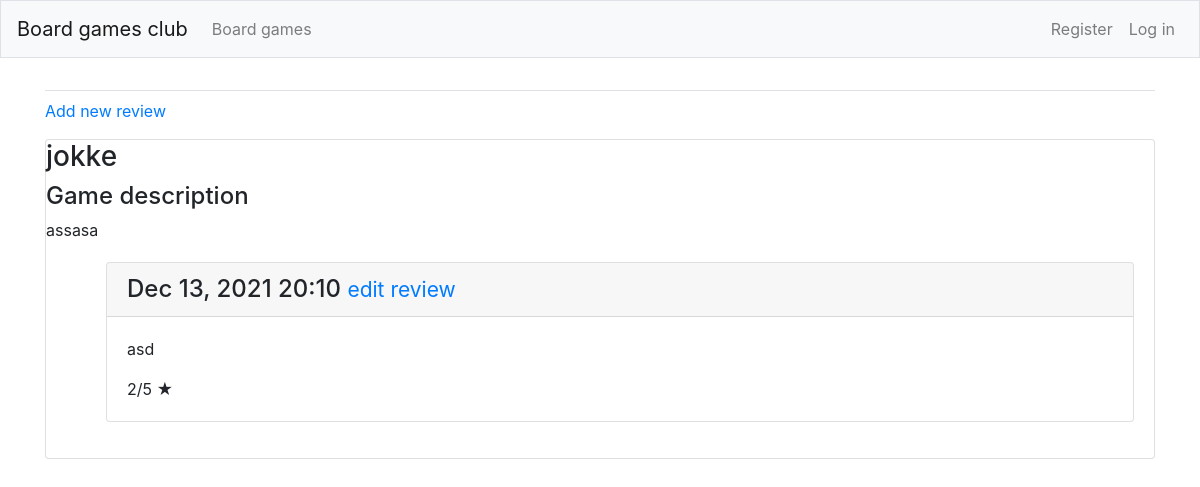
Page /b_games/4/ on the committed database.
### bgc/models.py (models this page shows, shortened)
class B_game(models.Model):#Board game class
    name = models.CharField(max_length= 40)#Pelin nimi
    description = models.TextField() #lyhyt pelin kuvaus
    owner = models.ForeignKey(User, on_delete=models.CASCADE)
    date_added = models.DateTimeField(auto_now_add=True)
    date_modified = models.DateTimeField(auto_now= True)

class Review(models.Model):
    b_game = models.ForeignKey(B_game, on_delete = models.CASCADE)
    text = models.TextField()
    stars = models.IntegerField(
        default=0,
        validators=[
            MaxValueValidator(5),
            MinValueValidator(0)
        ]
     )
    date_added = models.DateTimeField(auto_now_add = True)
    date_modified = models.DateTimeField(auto_now = True)
    class Meta:
        verbose_name_plural = 'reviews'

### bgc/views.py (the view)
# urls.py: path('b_games/<int:b_game_id>/', views.b_game, name='b_game'),
def b_game(request, b_game_id):
    b_game = B_game.objects.get(id=b_game_id)
    reviews = b_game.review_set.order_by('-date_added')
    context = {'b_game': b_game, 'reviews':  reviews}
    return render(request, 'bgc/b_game.html', context)

### bgc/templates/bgc/b_game.html (shortened to what this page needs)
{% extends 'bgc/base.html' %}
{% block content %}
  <p>
    <a href="{% url 'bgc:new_review' b_game.id %}">Add new review</a>
  </p>
  <div class="card mb-3">
    <h3>
    {{b_game.name}}
    </h3>
    <h4>
    Game description
    </h4>
    {{b_game.description}}
  <div class="card-body">
  <ul>
  {% for review in reviews %}
  <div class="card mb-3">
    <h4 class="card-header">
      {{ review.date_added|date:'M d, Y H:i' }}
      <small><a href="{% url 'bgc:edit_review' review.id %}">
        edit review</a></small>
    </h4>
  <div class="card-body">
        {{ review.text|linebreaks }} {{review.stars}}/5 &#9733;
      </div>
    </div>
  {% empty %}
    <p>There are no reviews for this board game yet.</p>
  {% endfor %}
{% endblock content %}

### rows in the picture
B_game: name "jokke", description "assasa"
Review: date_added "Dec 13, 2021 20:10", text "asd", stars "2"
